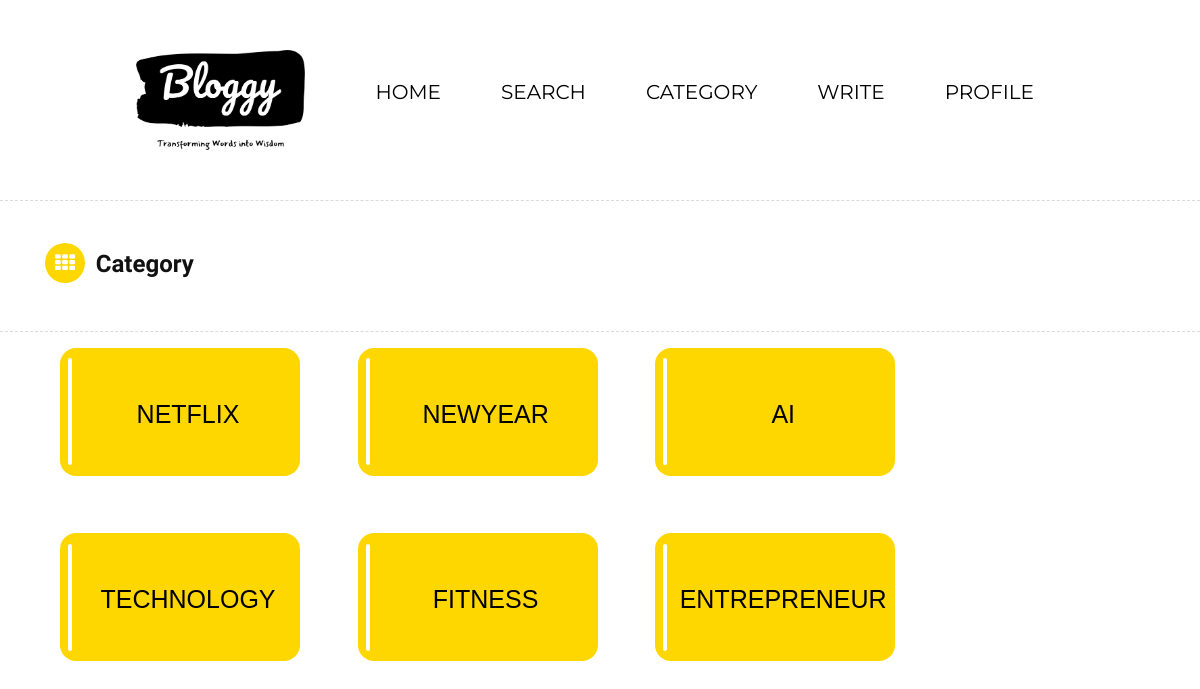
/Categories (signed in), run on the app's committed database.
### Base/models.py (models this page shows, shortened)
class Category(models.Model):
    category=models.CharField(max_length=100,null=True,blank=True)
    slug=models.SlugField(null=True,blank=True)
    def __str__(self):
        return self.category

### Base/views.py (the view)
# urls.py: path('Categories',views.blogcategory,name="category"),
@login_required(login_url=login_user)
def blogcategory(request):
    cat=Category.objects.all()
    context={
        'category':cat,
    }
    return render(request,"category.html",context)

### template/category.html (shortened to what this page needs)
{% extends 'base.html' %}
{% block content %}
<div class="page-title wb">
    <div class="container">
        <div class="row">
            <div class="col-lg-8 col-md-8 col-sm-12 col-xs-12">
                <h2><i class="fa fa-th bg-favicon"></i> Category </h2>
            </div>
        </div>
    </div>
</div>
<div class="categorybody">
    {% for i in category %}
    <a href="{% url 'cat-blogs' i.slug %}"><div class="notification">
        <div class="notititle">{{i|upper}}</div>
    </div></a>
    {% endfor %}
</div>
{% endblock %}

### static/css/style.css (style rules this page uses)
body { font-size: 15px; line-height: 26px; background-color: white; }
h1, h2, h3, h4, h5, body, p, .topbar-section, .navbar-inverse .navbar-nav .nav-link, .header .dropdown-menu, .navbar-nav .nav-link { font-family: 'Roboto', serif; }
h1, h2, h3, h4, h5, h6 { font-weight: 700; line-height: 1.4; color: #111111; }
h2 { font-size: 27px; line-height: 38px; margin-bottom: 20px }
a { color: black; }
body, p { color: #5e5e5e; }
a { text-decoration: none !important; }
.page-title { padding: 3rem 0; background-color: #edeff2; }
.page-title i { border-radius: 40px; display: inline-block; font-size: 20px; height: 40px; line-height: 40px; margin-right: 0.3rem; margin-top: -0.4rem; text-align: center; vertical-align: middle; width: 40px; }
.page-title h2 { font-size: 24px; line-height: 1; padding: 0; margin: 0; black; }
.wb { background-color: white; border-top: 1px dashed #dadada; border-bottom: 1px dashed #dadada; }

### static/css/garden.css (style rules this page uses)
h1, h2, h3, h4, h5, body, p, .topbar-section, .navbar-inverse .navbar-nav .nav-link, .header .dropdown-menu, .navbar-nav .nav-link { font-family: 'Droid Sans', serif; }
.small-title, .page-title .bg-favicon, .masonry-box:hover .blog-meta span.bg-favicon, .color-green a, .navbar-toggler, .masonry-box:hover .blog-meta span.bg-aqua, .blog-meta span.bg-aqua, .search-form .btn:hover, .search-form .btn:focus, .search-form .btn, .btn, .btn:hover, .dropdown-item:hover, .dropdown-item:focus, .btn:focus, .dmtop, .page-link, .topbar-section { color:#ffffff ; background-color: #FFD700 ; border-color: #FFD700 ; }

### static/css/mystyles.css (style rules this page uses)
.categorybody { width:90%; margin-top: 1rem; margin-left: 5%; background-color: white ; display: flex; flex-wrap: wrap; gap: 3.6rem; margin-bottom: 8rem; }
.notification { display: flex; justify-content:center; align-items:center; isolation: isolate; position: relative; width: 15rem; height: 8rem; background: #FFD700; border-radius: 1rem; overflow: hidden; font-family: 'Gill Sans', 'Gill Sans MT', Calibri, 'Trebuchet MS', sans-serif; font-size: 16px; --gradient: linear-gradient(to bottom, #FFF, #FFF, #FFF); --color: #32a6ff }
.notification:before { position: absolute; content: ""; inset: 0.0625rem; border-radius: 0.9375rem; background: #FFD700; z-index: 2 }
.notification:after { position: absolute; content: ""; width: 0.25rem; inset: 0.65rem auto 0.65rem 0.5rem; border-radius: 0.125rem; background: var(--gradient); transition: transform 300ms ease; z-index: 4; }
.notititle { color: var(--color); padding: 0.65rem 0.25rem 0.4rem 1.25rem; font-weight: 500; font-size: 25px; transition: transform 300ms ease; z-index: 5; color: black; }

### data on the page
Category: category "NETFLIX"
Category: category "NEWYEAR"
Category: category "AI"
Category: category "TECHNOLOGY"
Category: category "FITNESS"
Category: category "ENTREPRENEUR"
